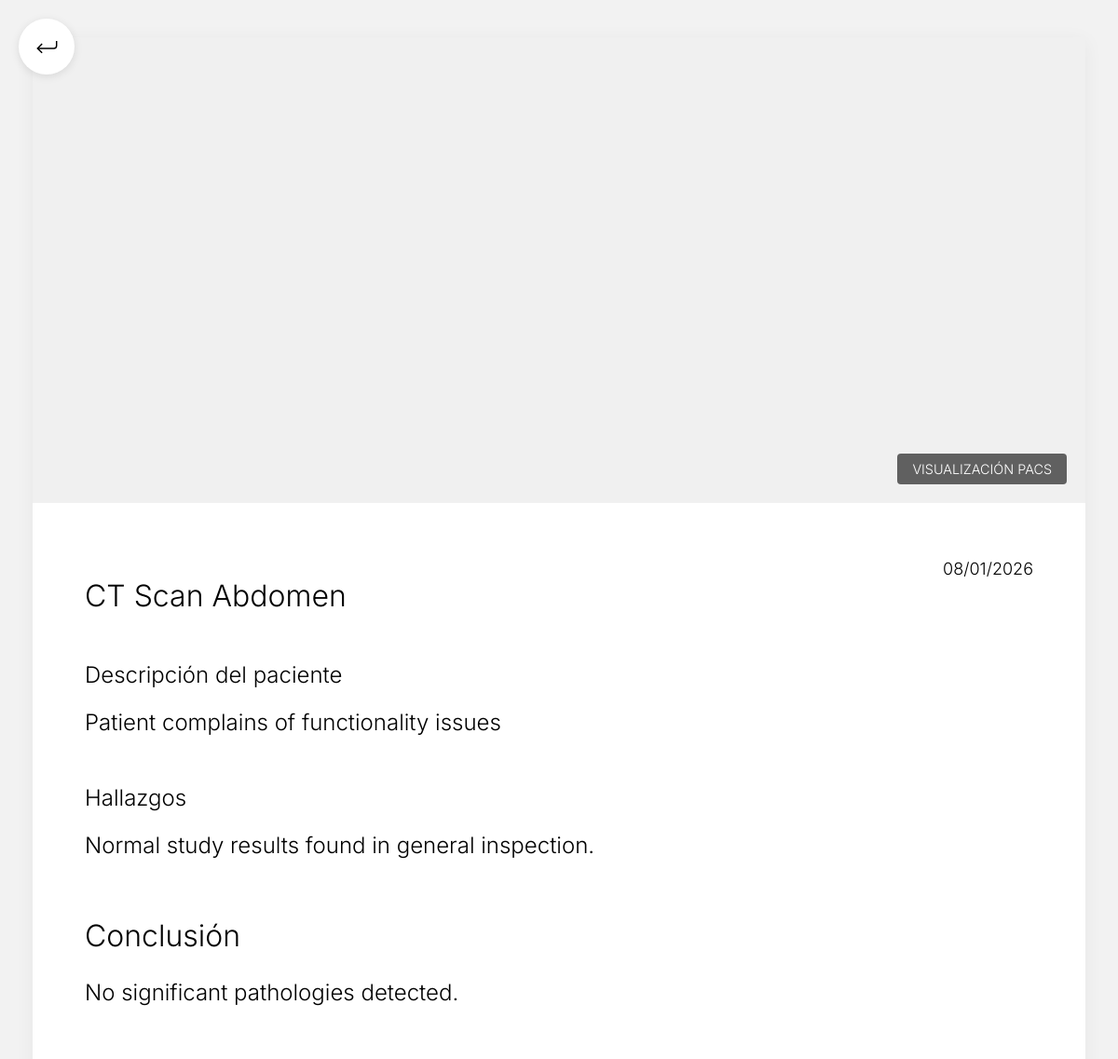
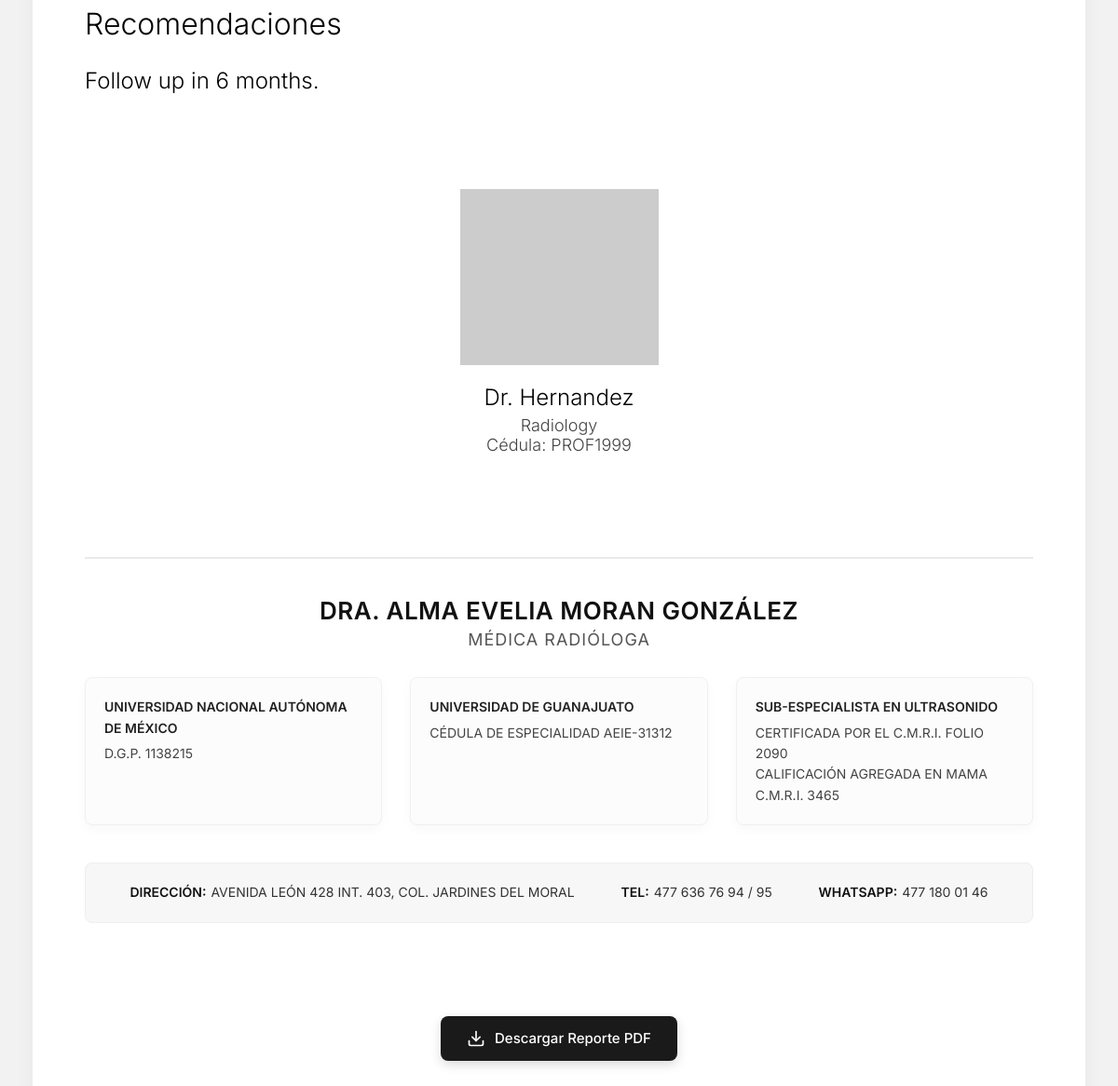
Page /associate-doctor/studyDetail/8/ on the committed database (2 pictures, top to bottom).
### core/models.py (models this page shows)
class Study(models.Model):
    id_study = models.AutoField(primary_key=True)
    pacs_url = models.CharField(max_length=100)
    email_sent = models.BooleanField(default=False)
    date = models.DateField()
    id_study_request = models.ForeignKey('assistantDashboard.StudyRequest', on_delete=models.CASCADE)
    id_report = models.ForeignKey('Report', on_delete=models.CASCADE, null=True, blank=True)
    id_patient = models.ForeignKey('patientsDashboard.Patient', on_delete=models.CASCADE)

class Report(models.Model):
    PENDING = 'PEN'
    IN_PROGRESS = 'PRO'
    COMPLETED = 'COM'
    STATUS_CHOICES = [
        (PENDING, 'Pending'),
        (IN_PROGRESS, 'In Progress'),
        (COMPLETED, 'Completed'),
    ]
    id_report = models.AutoField(primary_key=True)
    status = models.CharField(max_length=3, choices=STATUS_CHOICES, default=PENDING)
    about = models.CharField(max_length=200)
    patients_description = models.CharField(max_length=200)
    findings = models.TextField()
    conclusions = models.TextField()
    recommendations = models.TextField()
    date = models.DateField(default=datetime.now)
    doctor_in_charge = models.ForeignKey('doctorsDashboard.ReportingDoctor', on_delete=models.CASCADE)

### doctorsDashboard/models.py (models this page shows, shortened)
class ReportingDoctor(models.Model):
    MALE = 'M'
    FEMALE = 'F'
    OTHER = 'O'
    GENDER_CHOICES = [
        (MALE, 'Male'),
        (FEMALE, 'Female'),
        (OTHER, 'Other'),
    ]
    user = models.OneToOneField(User, on_delete=models.CASCADE, null=True, related_name='reporting_doctor_profile')
    id_doctor = models.AutoField(primary_key=True)
    profile_picture = models.ImageField(upload_to='profile_pics/', null=True, blank=True)
    signature = models.ImageField(upload_to='signatures/', null=True, blank=True)
    gender = models.CharField(max_length=1, choices=GENDER_CHOICES, default=OTHER)
    address = models.CharField(max_length=100)
    phone = models.CharField(max_length=100)
    university = models.CharField(max_length=100)
    professional_id = models.CharField(max_length=100)
    specialty = models.CharField(max_length=100)
    @property
    def last_name(self):
        if self.user:
            return self.user.last_name
        return ""

### core/views.py (the view)
# urls.py: path('studyDetail/<int:id_study>/', core_views.study_detail, name='studyDetail'),
def study_detail(request, id_study):
    study = get_object_or_404(Study, id_study=id_study)
    hide_download_btn = request.user.is_authenticated and request.user.groups.filter(name__in=['AssociatedDoctors', 'Doctors']).exists()
    return render(request, 'core/study_report_detail.html', {'study': study, 'hide_download_btn': hide_download_btn})

### core/templates/core/study_report_detail.html (shortened to what this page needs)
{% load static %}
<!DOCTYPE html>
<html lang="es">
<head>
    <link rel="stylesheet" href="{% static 'core/report.css' %}">
</head>
<body>
    <div class="back-button-container" onclick="window.history.back()">
        <img src="{% static 'core/assets/icons/return_icon.svg' %}" alt="Regresar" width="35" height="35">
    </div>
    <div class="report-container">
        <div class="study-visual-section" onclick="openPacsModal()">
            {% if study.pacs_url %}
            <iframe src="{{ study.pacs_url }}" frameborder="0" width="100%" height="100%"
                style="border: none; display: block;"></iframe>
            {% else %}
            <img src="https://placehold.co/1130x396" alt="Imagen no disponible, por favor contacte al laboratorio."
                class="study-image">
            {% endif %}
            <div class="image-overlay">
                VISUALIZACIÓN PACS
            </div>
        </div>
        <div class="study-report-content">
            <div class="report-date-top-right">
                {{ study.id_report.date|date:"d/m/Y" }}
            </div>
            <h1 class="report-title-main">
                {% if study.id_report.about %}
                {{ study.id_report.about }}
                {% else %}
                Estudio de Imagenología
                {% endif %}
            </h1>
            <div class="report-section">
                <h3 class="section-title">Descripción del paciente</h3>
                <div class="section-content">
                    {{ study.id_report.patients_description }}
                </div>
            </div>
            {% if study.id_report.findings %}
            <div class="report-section">
                <h3 class="section-title">Hallazgos</h3>
                <div class="section-content">
                    {{ study.id_report.findings|linebreaksbr }}
                </div>
            </div>
            {% endif %}
            <div class="report-section">
                <h3 class="section-title-large">Conclusión</h3>
                <div class="section-content">
                    {{ study.id_report.conclusions|default:"Sin conclusiones registradas."|linebreaksbr }}
                </div>
            </div>
            <div class="report-section">
                <h3 class="section-title-large">Recomendaciones</h3>
                <div class="section-content">
                    {{ study.id_report.recommendations|default:"Sin recomendaciones."|linebreaksbr }}
                </div>
            </div>
            <div class="doctor-signature-section">
                <div class="signature-container">
                    <img src="https://placehold.co/213x189?text=Firma" class="signature-image" alt="Firma del Doctor">
                    <div class="doctor-name-sign">
                        Dr. {{ study.id_report.doctor_in_charge.name }} {{ study.id_report.doctor_in_charge.last_name }}
                    </div>
                    <div class="doctor-specialty-sign">
                        {{ study.id_report.doctor_in_charge.specialty|default:"Radiología" }} <br>
                        Cédula: {{ study.id_report.doctor_in_charge.professional_id|default:"N/A" }}
                    </div>
                </div>
            </div>
            <div class="report-footer-section">
                <div class="footer-doctor-name">DRA. ALMA EVELIA MORAN GONZÁLEZ</div>
                <div class="footer-doctor-specialty">MÉDICA RADIÓLOGA</div>
                <div class="footer-details-grid">
                    <div class="footer-col">
                        <strong>UNIVERSIDAD NACIONAL AUTÓNOMA DE MÉXICO</strong>
                        <span>D.G.P. 1138215</span>
                    </div>
                    <div class="footer-col">
                        <strong>UNIVERSIDAD DE GUANAJUATO</strong>
                        <span>CÉDULA DE ESPECIALIDAD AEIE-31312</span>
                    </div>
                    <div class="footer-col">
                        <strong>SUB-ESPECIALISTA EN ULTRASONIDO</strong>
                        <span>CERTIFICADA POR EL C.M.R.I. FOLIO 2090<br>
                            CALIFICACIÓN AGREGADA EN MAMA C.M.R.I. 3465</span>
                    </div>
                </div>
                <div class="footer-contact-info">
                    <div class="contact-item"><strong>DIRECCIÓN:</strong> AVENIDA LEÓN 428 INT. 403, COL. JARDINES DEL
                        MORAL</div>
                    <div class="contact-item"><strong>TEL:</strong> 477 636 76 94 / 95</div>
                    <div class="contact-item"><strong>WHATSAPP:</strong> 477 180 01 46</div>
                </div>
            </div>
        </div>
        {% if study.id_report.status == 'COM' and not hide_download_btn %}
        <div class="download-pdf-section" style="margin-top: 40px; text-align: center; padding-bottom: 30px;">
            <a href="{% url 'core:report_pdf' study.id_report.id_report %}" class="download-pdf-btn" style="display: inline-flex; align-items: center; gap: 10px; padding: 14px 28px;
                        background-color: #1a1a1a; color: white; text-decoration: none;
                        border-radius: 8px; font-family: 'Inter', sans-serif; font-size: 15px;
                        font-weight: 500; transition: background-color 0.2s ease, transform 0.2s ease;
                        box-shadow: 0 4px 12px rgba(0, 0, 0, 0.15);">
                <svg width="20" height="20" viewBox="0 0 24 24" fill="none" stroke="currentColor" stroke-width="2"
                    stroke-linecap="round" stroke-linejoin="round">
                    <path d="M21 15v4a2 2 0 0 1-2 2H5a2 2 0 0 1-2-2v-4"></path>
                    <polyline points="7 10 12 15 17 10"></polyline>
                    <line x1="12" y1="15" x2="12" y2="3"></line>
                </svg>
                Descargar Reporte PDF
            </a>
        </div>
        {% endif %}
    </div>
</body>
</html>

### core/static/core/report.css (style rules this page uses)
body { background-color: #F2F2F2; font-family: 'Inter', sans-serif; }
.report-container { width: 100%; max-width: 1130px; margin: 40px auto; background-color: white; box-shadow: 0 4px 20px rgba(0, 0, 0, 0.05); position: relative; padding-bottom: 100px; min-height: 1577px; }
.study-visual-section { width: 100%; height: 500px; background-color: #f0f0f0; display: flex; justify-content: center; align-items: stretch; overflow: hidden; position: relative; }
.image-overlay { position: absolute; bottom: 20px; right: 20px; background: rgba(0, 0, 0, 0.6); color: white; padding: 8px 16px; border-radius: 4px; font-size: 0.9rem; font-weight: 300; }
.study-report-content { padding: 60px 56px; position: relative; }
.report-date-top-right { position: absolute; top: 60px; right: 56px; font-family: 'Inter', sans-serif; font-weight: 300; font-size: 18px; color: #000; }
.report-title-main { font-family: 'Inter', sans-serif; font-weight: 300; font-size: 32px; color: black; margin-bottom: 40px; line-height: 1.2; }
.section-title { font-family: 'Inter', sans-serif; font-weight: 300; font-size: 24px; color: black; margin-top: 50px; margin-bottom: 20px; }
.section-title-large { font-family: 'Inter', sans-serif; font-weight: 300; font-size: 32px; color: black; margin-top: 60px; margin-bottom: 25px; }
.section-content { font-family: 'Inter', sans-serif; font-weight: 300; font-size: 24px; color: black; line-height: 1.4; text-align: left; max-width: 1007px; }
.doctor-signature-section { margin-top: 100px; width: 100%; display: flex; flex-direction: column; align-items: center; position: relative; padding-bottom: 50px; }
.signature-container { display: flex; flex-direction: column; align-items: center; text-align: center; }
.signature-image { width: 213px; height: auto; margin-bottom: 20px; mix-blend-mode: multiply; }
.doctor-name-sign { font-family: 'Inter', sans-serif; font-weight: 300; font-size: 24px; color: black; }
.study-visual-section { width: 100%; height: 500px; background-color: #f0f0f0; display: flex; justify-content: center; align-items: stretch; overflow: hidden; position: relative; cursor: pointer; transition: opacity 0.2s ease; }
.study-visual-section iframe { pointer-events: none; }
.doctor-specialty-sign { font-family: 'Inter', sans-serif; font-weight: 300; font-size: 18px; color: #444; margin-top: 5px; }
.report-footer-section { width: 100%; margin-top: 60px; padding-top: 40px; border-top: 2px solid #eaeaea; color: #333; font-family: 'Inter', sans-serif; text-align: center; clear: both; }
.footer-doctor-name { font-size: 26px; font-weight: 600; color: #111; margin-bottom: 5px; letter-spacing: 0.5px; }
.footer-doctor-specialty { font-size: 18px; font-weight: 400; color: #555; margin-bottom: 30px; text-transform: uppercase; letter-spacing: 1px; }
.footer-details-grid { display: flex; justify-content: space-between; gap: 30px; margin-bottom: 40px; text-align: left; }
.footer-col { flex: 1; font-size: 14px; line-height: 1.6; color: #444; background-color: #fcfcfc; padding: 20px; border-radius: 8px; box-shadow: 0 4px 12px rgba(0, 0, 0, 0.03); border: 1px solid #f0f0f0; }
.footer-col strong { color: #222; display: block; margin-bottom: 5px; font-weight: 600; }
.footer-contact-info { padding: 20px 30px; background-color: #f7f7f7; color: #333; border-radius: 8px; font-size: 14px; line-height: 1.6; display: flex; justify-content: space-around; align-items: center; flex-wrap: wrap; gap: 15px; border: 1px solid #eee; }
.footer-contact-info strong { color: #111; margin-right: 5px; font-weight: 600; }
.contact-item { display: flex; align-items: center; }

### core/templates/core/study_report_detail.html (style rules this page uses)
.back-button-container { position: fixed; top: 20px; left: 20px; z-index: 1000; cursor: pointer; width: 60px; height: 60px; background: white; border-radius: 50%; display: flex; justify-content: center; align-items: center; box-shadow: 0 2px 10px rgba(0, 0, 0, 0.1); transition: transform 0.2s ease, box-shadow 0.2s ease; }

### rows in the picture
Study: id_report "08/01/2026", id_report.about "CT Scan Abdomen", id_report.patients_description "Patient complains of functionality issues", id_report.findings "Normal study results found in general inspection.", id_report.conclusions "No significant pathologies detected.", id_report.recommendations "Follow up in 6 months.", id_report.doctor_in_charge.last_name "Hernandez", id_report.doctor_in_charge.specialty "Radiology", id_report.doctor_in_charge.professional_id "PROF1999"
